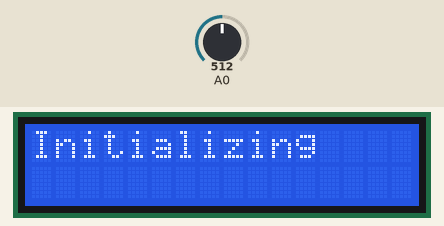
A sketch run on a simulated Arduino Uno, built with avr-gcc and run on an emulated ATmega328P. On the bench: 16×2 character LCD. The test bench sets the inputs (shaded band); at power-on: A0 = 512.

Above: at 0.1 s.
At 2.2 s:
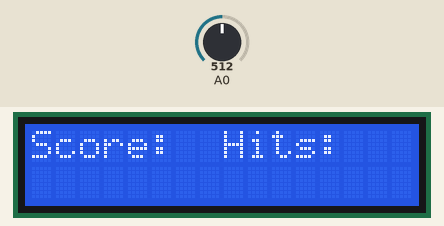
2.3 s: A0 set to 306
At 4.0 s:
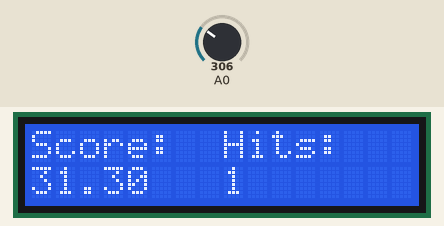
Timing chart, 0 to 5.5 s (numbered marks = the images above; inputs shaded):
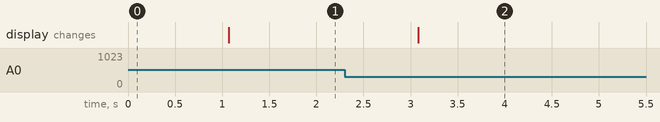

Measured:
- after the input at 2.3 s, the display: changes after 0.78 s (image 2)

The sketch:

LaserTag_Suit.ino
```cpp
//Beverage machine
#include <LiquidCrystal.h>
//const int rs = 12, en = 11, d4 = 7, d5 = 8, d6 = 9, d7 = 10;
const int rs = 12, en = 11, d4 = 10, d5 = 9, d6 = 8, d7 = 7;
LiquidCrystal lcd(rs, en, d4, d5, d6, d7);
int hits=0;
int max_val;
void setup() {
  // put your setup code here, to run once:
  pinMode(A0, INPUT);
  lcd.begin(16, 2);
  lcd.clear();
  lcd.print("Initializing");
  delay(1000);
 // Serial.begin(9600);
}

void loop() {
  // put your main code here, to run repeatedly
  max_val=1023;
  lcd.clear();
  lcd.setCursor(0,0);
  lcd.print("Score: ");
  lcd.setCursor(8,0);
  lcd.print("Hits:");
  while(max_val>810){
    for(int i=0;i<100;i++){
      int value= analogRead(A0);
     // Serial.println(value);
      if(value<max_val){
        max_val=value;
      }
      delay(20);
    }
  }
  float Score=62.5*(0.8-(float)max_val/1023);//100-((float)max_val/1023*100);
  //Serial.println(Score);
  if(Score>0.5){
    lcd.setCursor(0,1);
    lcd.print(Score);
    hits++;
    lcd.setCursor(8,1);
    lcd.print(hits);
  }
  delay(10000);
}
```
